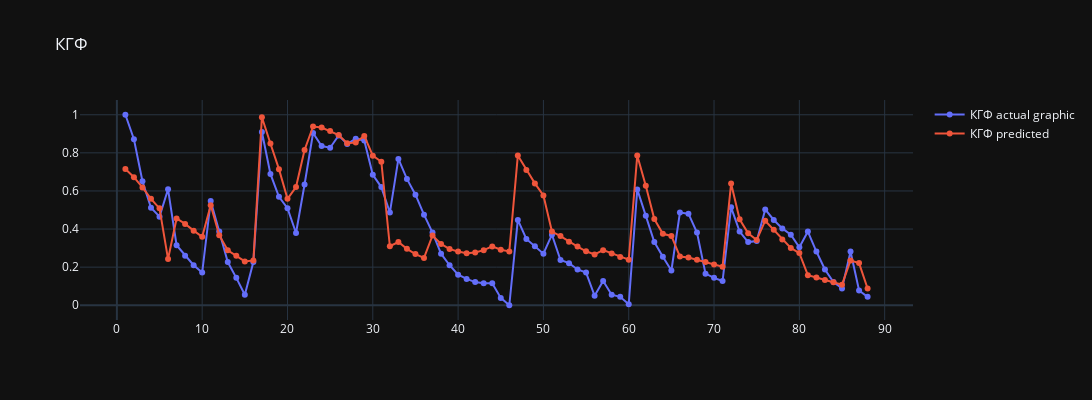

Notebook source saved alongside this figure:
### Code cell
predicted_data = get_predicted_data(input_train_data, net)

plot_approximation(df_cleared, 'КГФ', predicted_data, mode='lines+markers')
